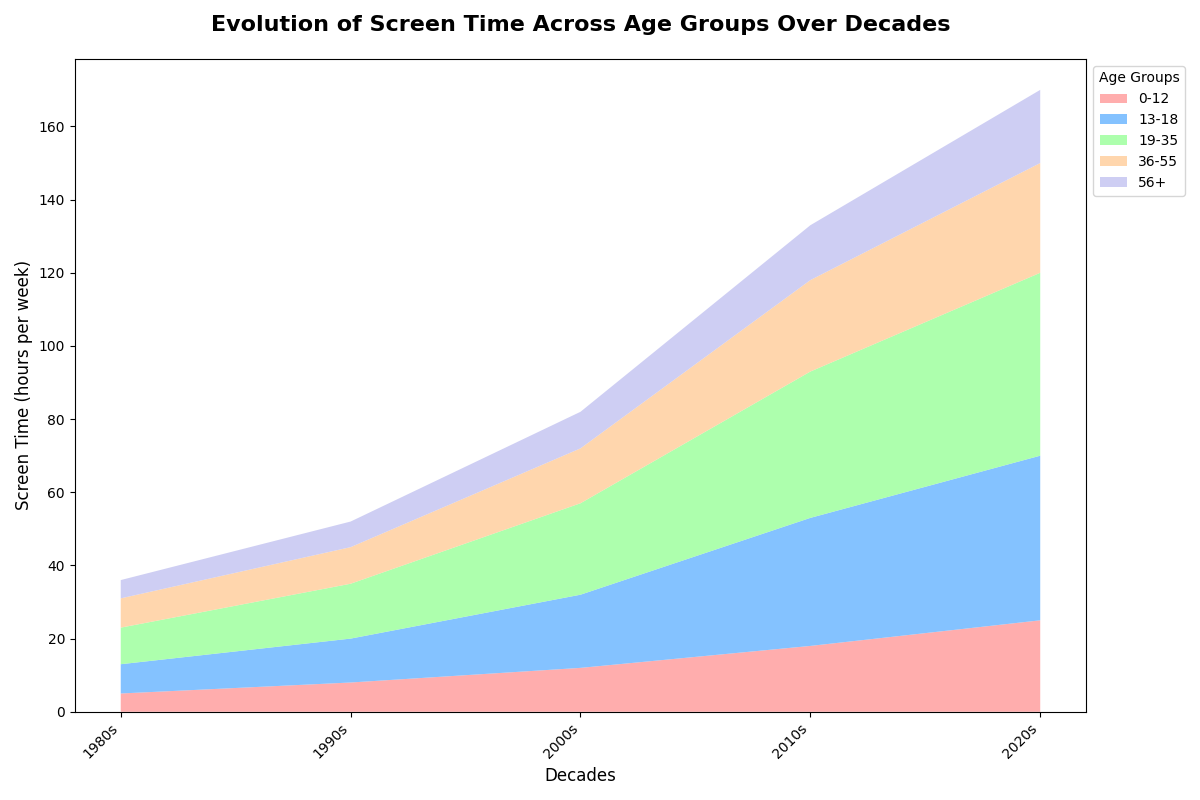

Recreate this plot in Python.
import matplotlib.pyplot as plt
import numpy as np

# Backstory: 
# The chart depicts the Evolution of Screen Time Distribution in Different Age Groups Over the Decades.
# The overall screen time increases dramatically from the 1980s to 2020s due to the advent of new technology and social media.

# Define decades and age group categories
decades = ['1980s', '1990s', '2000s', '2010s', '2020s']
age_groups = ['0-12', '13-18', '19-35', '36-55', '56+']

# Screen time (hours per week) for each age group over the decades
screen_time_0_12 = [5, 8, 12, 18, 25]
screen_time_13_18 = [8, 12, 20, 35, 45]
screen_time_19_35 = [10, 15, 25, 40, 50]
screen_time_36_55 = [8, 10, 15, 25, 30]
screen_time_56_plus = [5, 7, 10, 15, 20]

# Stack the data
data = np.array([screen_time_0_12, screen_time_13_18, screen_time_19_35, screen_time_36_55, screen_time_56_plus])

# Define colors for each age group
colors = ['#ff9999', '#66b3ff', '#99ff99', '#ffcc99', '#c2c2f0']

# Create the stacked area chart
plt.figure(figsize=(12, 8))
plt.stackplot(decades, data, labels=age_groups, colors=colors, alpha=0.8)

# Add axis labels and title
plt.xlabel('Decades', fontsize=12)
plt.ylabel('Screen Time (hours per week)', fontsize=12)
plt.title('Evolution of Screen Time Across Age Groups Over Decades', fontsize=16, fontweight='bold', pad=20)

# Add a legend to identify the layers
plt.legend(title='Age Groups', loc='upper left', bbox_to_anchor=(1, 1), fontsize=10)

# Rotate x-tick labels to avoid overlap
plt.xticks(rotation=45, ha='right')

# Automatically adjust the layout to prevent overlap
plt.tight_layout()

# Display the plot
plt.show()
